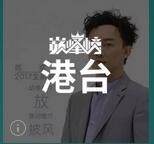
#> input picture Selenium/cat.jpg, 154 x 144 px
$ python cppic.py
#> lines starting #> are read from the running program, lines starting #| are printed output that depends on the picture
import cv2
import numpy as np

img = cv2.imread("./cat.jpg")
#> img is the input picture: shape (144, 154, 3); mean B, G, R 97.2, 96.6, 94.4
emptyImage = np.zeros(img.shape, np.uint8)

emptyImage2 = img.copy()

emptyImage3=cv2.cvtColor(img,cv2.COLOR_BGR2GRAY)
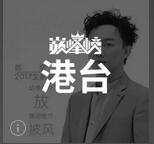
#> emptyImage3: shape (144, 154); min 0, max 255, mean 96
#emptyImage3[...]=0

cv2.imshow("EmptyImage", emptyImage)
cv2.imshow("Image", img)
cv2.imshow("EmptyImage2", emptyImage2)
cv2.imshow("EmptyImage3", emptyImage3)
cv2.imwrite("./cat2.jpg", img, [int(cv2.IMWRITE_JPEG_QUALITY), 5])
cv2.imwrite("./cat3.jpg", img, [int(cv2.IMWRITE_JPEG_QUALITY), 100])
cv2.imwrite("./cat.png", img, [int(cv2.IMWRITE_PNG_COMPRESSION), 0])
cv2.imwrite("./cat2.png", img, [int(cv2.IMWRITE_PNG_COMPRESSION), 9])
cv2.waitKey (0)
cv2.destroyAllWindows()
